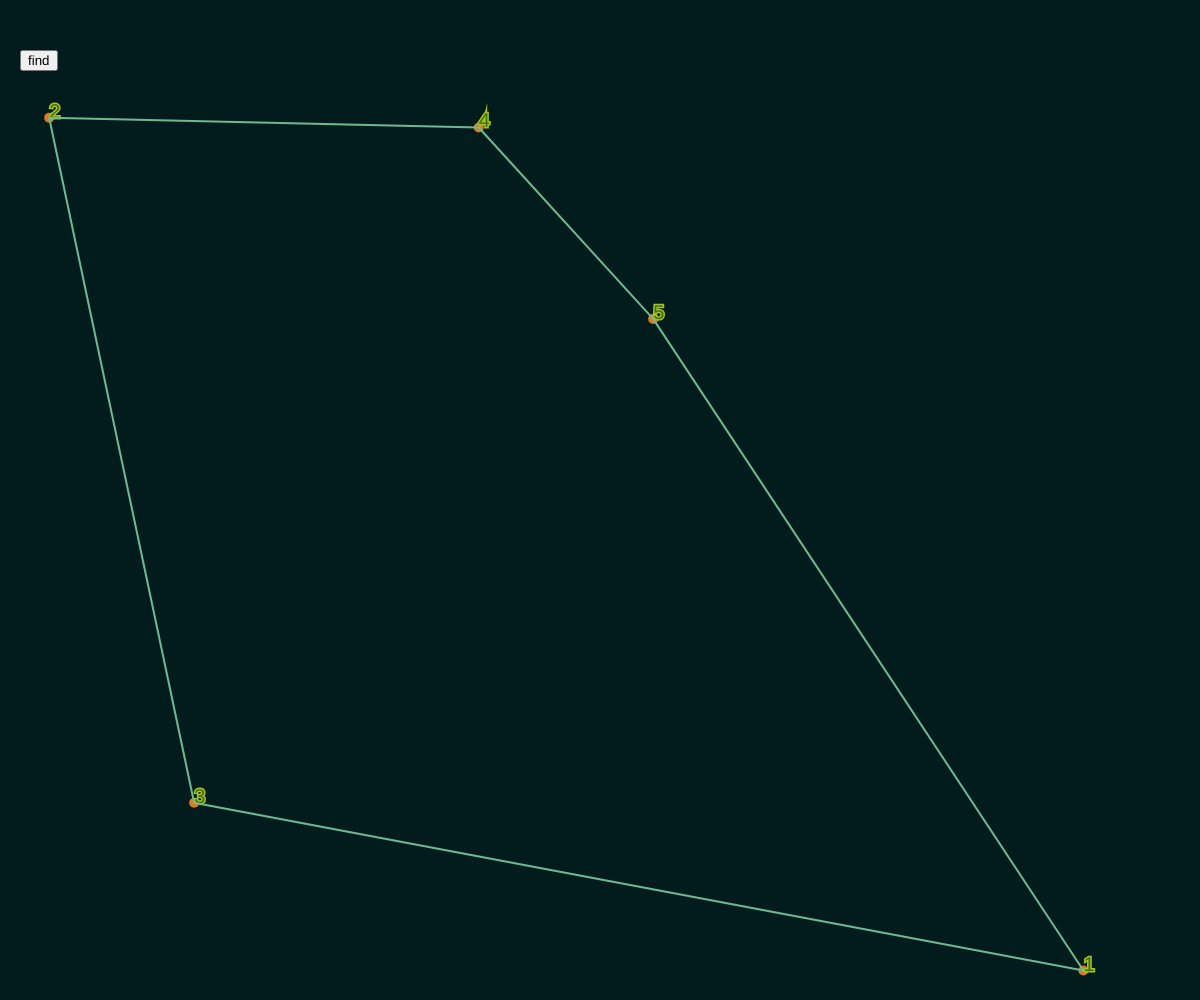
Frame 1 (no input)
Frame 60 (no input): identical to frame 1, image omitted
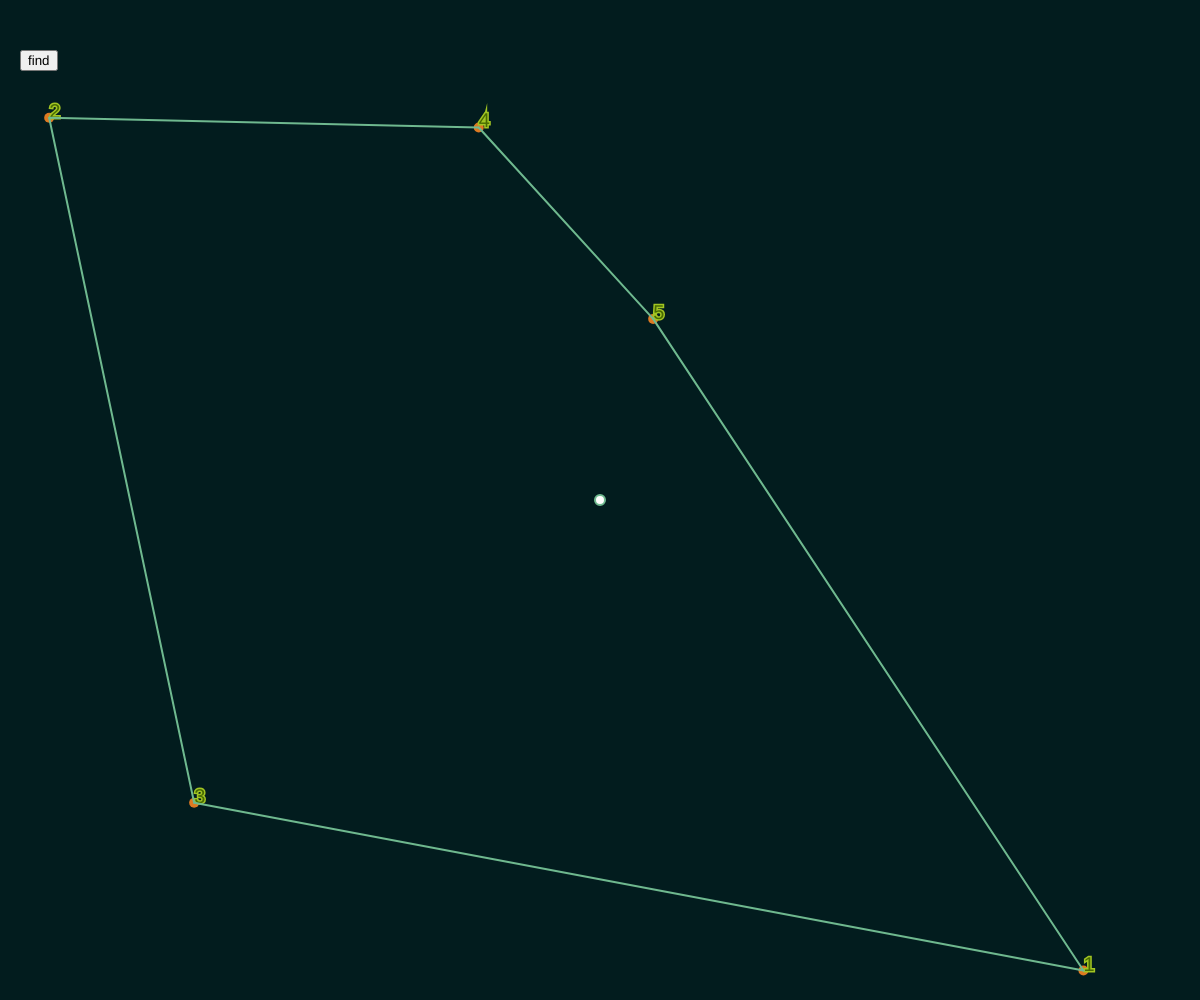
Frame 120 (the mouse pressed at the canvas centre since frame 60)

The p5.js sketch that drew these frames (run headless with seeded random() and noise() and a simulated clock; from frame 60 on, the mouse is pressed at the canvas centre):

// p5.js sketch
// ── sketch.js

var points=[],
	stack=[],
	length=5,
	width=window.innerWidth,
	height=window.innerHeight,
	min,
	temp=[],
	temp2=[];

function setup()
{
createCanvas(window.innerWidth,window.innerHeight);
background('#021C1E');
button=createButton('find')
button.position(20,50)
button.mousePressed(regen)
generatepts();
drawpoints();
console.log(points)
pzero();
console.log(min)
console.log(points)
pointsort()
convexhull();
}

function generatepts()
{
	for(i=0;i<length;i++)
	{
    var temp={
    		index:i+1,
    		x:Math.random()*width,
			y: Math.random()*height
		}
	points.push(temp)
	}
}

function drawpoints()
{
	for(i=0;i<points.length;i++)
	{
    noStroke();
	fill('#de7a22')
	ellipse(points[i].x,points[i].y,10,10)
	fill('#486b00')
	stroke('#a2c523')
	strokeWeight(3)
	textSize(20)
	text(points[i].index,points[i].x,points[i].y)
	}	
}

function pzero()
{
	min=points[0]
	var minindex=0
	for(i=1;i<length;i++)
	{
		if(points[i].y<min.y)
			{min=points[i]
			 minindex=i}
		else if(points[i].y===min.y)
		{
			if(min.x>points[i].x)
				{min=points[i]
				 minindex=i}
			else
				min=min
		}
	}
   points.splice(minindex,1);
}

function polarang(p1,p2)
{
	var dx=p2.x-p1.x;
	var dy=p2.y-p1.y;
	if(dx===0)
		return 90;
	else
	{
		m=dy/dx;
		var ang=Math.atan(m)*180/Math.PI;
		if(ang>=0)
			return ang;
		else
			return (180+ang);
	}
}

function orientation(p1,p2,p3)
{
	var crossprod=((p2.y-p1.y)*(p3.x-p2.x))-((p3.y-p2.y)*(p2.x-p1.x))
	//console.log(crossprod)
	if (crossprod===0)
		return 0
	else if(crossprod<0)
		return 1
	else
		return -1
}

function convexhull()
{
	for(i=0;i<=2;i++)
		{stack.push(temp2[i])}
	
	console.log(stack)
	var top=2;
	for(i=3;i<=temp2.length-1;i++)
	{
		 while (orientation(stack[top-1],stack[top],temp2[i]) != 1)
		 {
		 	//console.log(z)
         stack.pop();
     	top-=1;}
      stack.push(temp2[i]);
      top+=1;
	}
for(i=0;i<=stack.length-2;i++)
{
	stroke('#6fb98f')
	strokeWeight(2)
	line(stack[i].x,stack[i].y,stack[i+1].x,stack[i+1].y)
}
line(stack[stack.length-1].x,stack[stack.length-1].y,stack[0].x,stack[0].y)
console.log(stack)
}

function pointsort()
{
	
	for(i=0;i<points.length;i++)
	{temp.push(points[i])}
	for(i=temp.length-1;i>=0;i--)
	{
		for(j=0;j<=i-1;j++)
		{
		if(polarang(min,temp[j])>polarang(min,temp[j+1]))
		{
			var t=temp[j]
			temp[j]=temp[j+1]
			temp[j+1]=t
		}
		}
		if(temp2.length===0)
			temp2.unshift(temp[i])
		else
		{
			if(polarang(min,temp2[0])===polarang(min,temp[i]))
			{
				var d=dist(min.x,min.y, temp2[0].x, temp2[0].y);
				var d2=dist(min.x,min.y, temp[i].x, temp[i].y);
				if(d2>d)
					{temp2[0]=temp[i]}
			}
			else
			{
				temp2.unshift(temp[i])
			}
		
	}

	}
	temp2.unshift(min)
	console.log(temp)
	console.log(temp2)
}

function regen()
{
	stack=[]
	temp=[]
	temp2=[]
	points.push(min)
	background('#021C1E');
	drawpoints()
	pzero();
	pointsort()
	convexhull();
}

function mousePressed()
{
	if((mouseX>=15 && mouseX<= 62.5)&&(mouseY >=45 && mouseY<=76))
	{}
	else
	{
	fill(255)
	ellipse(mouseX,mouseY,10,10)
	length+=1
	var point={
		index:length,
		x:mouseX,
		y:mouseY
	}
	points.push(point)
	}
}

function draw()
{

}
